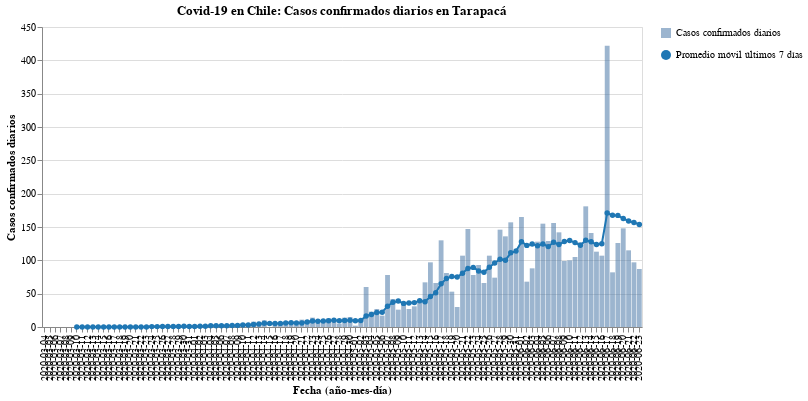

The notebook cell saved with this chart:
### Code cell
#hide_input
bars, line = my_cases_plot(region)
(bars + line).properties(
    title=f'Covid-19 en Chile: Casos confirmados diarios en {region}',
    width=600
)

### Figure 1 — Vega-Lite specification as saved in the notebook (floating-point values rounded to 4 significant figures)
{"config": {"view": {"continuousWidth": 400, "continuousHeight": 300}}, "layer": [{"mark": {"type": "bar", "opacity": 0.7}, "encoding": {"opacity": {"type": "nominal", "field": "Casos confirmados diarios", "legend": {"title": ""}}, "tooltip": [{"type": "nominal", "field": "Fecha"}, {"type": "quantitative", "field": "Casos confirmados"}], "x": {"type": "nominal", "axis": {"title": "Fecha (año-mes-día)"}, "field": "Fecha"}, "y": {"type": "quantitative", "axis": {"title": "Casos confirmados diarios"}, "field": "Casos confirmados"}}}, {"mark": {"type": "line", "color": "#1f77b4", "point": {"filled": true, "fill": "#1f77b4"}}, "encoding": {"shape": {"type": "nominal", "field": "Promedio móvil últimos 7 días", "legend": {"title": ""}}, "x": {"type": "nominal", "axis": {"title": "Fecha (año-mes-día)"}, "field": "Fecha"}, "y": {"type": "quantitative", "field": "Rolling"}}}], "data": {"name": "data-9f5b5796337f89098e3ea2ae93e2e34a"}, "title": "Covid-19 en Chile: Casos confirmados diarios en Tarapacá", "width": 600, "$schema": "https://vega.github.io/schema/vega-lite/v4.8.1.json", "datasets": {"data-9f5b5796337f89098e3ea2ae93e2e34a": [{"Fecha": "2020-03-04", "Casos confirmados": 0, "Rolling": null, "Casos confirmados diarios": "Casos confirmados diarios", "Promedio móvil últimos 7 días": "Promedio móvil últimos 7 días"}, {"Fecha": "2020-03-05", "Casos confirmados": 0, "Rolling": null, "Casos confirmados diarios": "Casos confirmados diarios", "Promedio móvil últimos 7 días": "Promedio móvil últimos 7 días"}, {"Fecha": "2020-03-06", "Casos confirmados": 0, "Rolling": null, "Casos confirmados diarios": "Casos confirmados diarios", "Promedio móvil últimos 7 días": "Promedio móvil últimos 7 días"}, {"Fecha": "2020-03-07", "Casos confirmados": 0, "Rolling": null, "Casos confirmados diarios": "Casos confirmados diarios", "Promedio móvil últimos 7 días": "Promedio móvil últimos 7 días"}, {"Fecha": "2020-03-08", "Casos confirmados": 0, "Rolling": null, "Casos confirmados diarios": "Casos confirmados diarios", "Promedio móvil últimos 7 días": "Promedio móvil últimos 7 días"}, {"Fecha": "2020-03-09", "Casos confirmados": 0, "Rolling": null, "Casos confirmados diarios": "Casos confirmados diarios", "Promedio móvil últimos 7 días": "Promedio móvil últimos 7 días"}, {"Fecha": "2020-03-10", "Casos confirmados": 0, "Rolling": 0.0, "Casos confirmados diarios": "Casos confirmados diarios", "Promedio móvil últimos 7 días": "Promedio móvil últimos 7 días"}, {"Fecha": "2020-03-11", "Casos confirmados": 0, "Rolling": 0.0, "Casos confirmados diarios": "Casos confirmados diarios", "Promedio móvil últimos 7 días": "Promedio móvil últimos 7 días"}, {"Fecha": "2020-03-12", "Casos confirmados": 0, "Rolling": 0.0, "Casos confirmados diarios": "Casos confirmados diarios", "Promedio móvil últimos 7 días": "Promedio móvil últimos 7 días"}, {"Fecha": "2020-03-13", "Casos confirmados": 0, "Rolling": 0.0, "Casos confirmados diarios": "Casos confirmados diarios", "Promedio móvil últimos 7 días": "Promedio móvil últimos 7 días"}, {"Fecha": "2020-03-14", "Casos confirmados": 0, "Rolling": 0.0, "Casos confirmados diarios": "Casos confirmados diarios", "Promedio móvil últimos 7 días": "Promedio móvil últimos 7 días"}, {"Fecha": "2020-03-15", "Casos confirmados": 0, "Rolling": 0.0, "Casos confirmados diarios": "Casos confirmados diarios", "Promedio móvil últimos 7 días": "Promedio móvil últimos 7 días"}, {"Fecha": "2020-03-16", "Casos confirmados": 0, "Rolling": 0.0, "Casos confirmados diarios": "Casos confirmados diarios", "Promedio móvil últimos 7 días": "Promedio móvil últimos 7 días"}, {"Fecha": "2020-03-17", "Casos confirmados": 0, "Rolling": 0.0, "Casos confirmados diarios": "Casos confirmados diarios", "Promedio móvil últimos 7 días": "Promedio móvil últimos 7 días"}, {"Fecha": "2020-03-18", "Casos confirmados": 0, "Rolling": 0.0, "Casos confirmados diarios": "Casos confirmados diarios", "Promedio móvil últimos 7 días": "Promedio móvil últimos 7 días"}, {"Fecha": "2020-03-19", "Casos confirmados": 0, "Rolling": 0.0, "Casos confirmados diarios": "Casos confirmados diarios", "Promedio móvil últimos 7 días": "Promedio móvil últimos 7 días"}, {"Fecha": "2020-03-20", "Casos confirmados": 0, "Rolling": 0.0, "Casos confirmados diarios": "Casos confirmados diarios", "Promedio móvil últimos 7 días": "Promedio móvil últimos 7 días"}, {"Fecha": "2020-03-21", "Casos confirmados": 0, "Rolling": 0.0, "Casos confirmados diarios": "Casos confirmados diarios", "Promedio móvil últimos 7 días": "Promedio móvil últimos 7 días"}, {"Fecha": "2020-03-22", "Casos confirmados": 0, "Rolling": 0.0, "Casos confirmados diarios": "Casos confirmados diarios", "Promedio móvil últimos 7 días": "Promedio móvil últimos 7 días"}, {"Fecha": "2020-03-23", "Casos confirmados": 1, "Rolling": 0.1429, "Casos confirmados diarios": "Casos confirmados diarios", "Promedio móvil últimos 7 días": "Promedio móvil últimos 7 días"}, {"Fecha": "2020-03-24", "Casos confirmados": 3, "Rolling": 0.5714, "Casos confirmados diarios": "Casos confirmados diarios", "Promedio móvil últimos 7 días": "Promedio móvil últimos 7 días"}, {"Fecha": "2020-03-25", "Casos confirmados": 0, "Rolling": 0.5714, "Casos confirmados diarios": "Casos confirmados diarios", "Promedio móvil últimos 7 días": "Promedio móvil últimos 7 días"}, {"Fecha": "2020-03-26", "Casos confirmados": 1, "Rolling": 0.7143, "Casos confirmados diarios": "Casos confirmados diarios", "Promedio móvil últimos 7 días": "Promedio móvil últimos 7 días"}, {"Fecha": "2020-03-27", "Casos confirmados": 0, "Rolling": 0.7143, "Casos confirmados diarios": "Casos confirmados diarios", "Promedio móvil últimos 7 días": "Promedio móvil últimos 7 días"}, {"Fecha": "2020-03-28", "Casos confirmados": 0, "Rolling": 0.7143, "Casos confirmados diarios": "Casos confirmados diarios", "Promedio móvil últimos 7 días": "Promedio móvil últimos 7 días"}, {"Fecha": "2020-03-29", "Casos confirmados": 1, "Rolling": 0.8571, "Casos confirmados diarios": "Casos confirmados diarios", "Promedio móvil últimos 7 días": "Promedio móvil últimos 7 días"}, {"Fecha": "2020-03-30", "Casos confirmados": 2, "Rolling": 1.0, "Casos confirmados diarios": "Casos confirmados diarios", "Promedio móvil últimos 7 días": "Promedio móvil últimos 7 días"}, {"Fecha": "2020-03-31", "Casos confirmados": 2, "Rolling": 0.8571, "Casos confirmados diarios": "Casos confirmados diarios", "Promedio móvil últimos 7 días": "Promedio móvil últimos 7 días"}, {"Fecha": "2020-04-01", "Casos confirmados": 0, "Rolling": 0.8571, "Casos confirmados diarios": "Casos confirmados diarios", "Promedio móvil últimos 7 días": "Promedio móvil últimos 7 días"}, {"Fecha": "2020-04-02", "Casos confirmados": 2, "Rolling": 1.0, "Casos confirmados diarios": "Casos confirmados diarios", "Promedio móvil últimos 7 días": "Promedio móvil últimos 7 días"}, {"Fecha": "2020-04-03", "Casos confirmados": 1, "Rolling": 1.143, "Casos confirmados diarios": "Casos confirmados diarios", "Promedio móvil últimos 7 días": "Promedio móvil últimos 7 días"}, {"Fecha": "2020-04-04", "Casos confirmados": 4, "Rolling": 1.714, "Casos confirmados diarios": "Casos confirmados diarios", "Promedio móvil últimos 7 días": "Promedio móvil últimos 7 días"}, {"Fecha": "2020-04-05", "Casos confirmados": 3, "Rolling": 2.0, "Casos confirmados diarios": "Casos confirmados diarios", "Promedio móvil últimos 7 días": "Promedio móvil últimos 7 días"}, {"Fecha": "2020-04-06", "Casos confirmados": 1, "Rolling": 1.857, "Casos confirmados diarios": "Casos confirmados diarios", "Promedio móvil últimos 7 días": "Promedio móvil últimos 7 días"}, {"Fecha": "2020-04-07", "Casos confirmados": 2, "Rolling": 1.857, "Casos confirmados diarios": "Casos confirmados diarios", "Promedio móvil últimos 7 días": "Promedio móvil últimos 7 días"}, {"Fecha": "2020-04-08", "Casos confirmados": 3, "Rolling": 2.286, "Casos confirmados diarios": "Casos confirmados diarios", "Promedio móvil últimos 7 días": "Promedio móvil últimos 7 días"}, {"Fecha": "2020-04-09", "Casos confirmados": 3, "Rolling": 2.429, "Casos confirmados diarios": "Casos confirmados diarios", "Promedio móvil últimos 7 días": "Promedio móvil últimos 7 días"}, {"Fecha": "2020-04-10", "Casos confirmados": 6, "Rolling": 3.143, "Casos confirmados diarios": "Casos confirmados diarios", "Promedio móvil últimos 7 días": "Promedio móvil últimos 7 días"}, {"Fecha": "2020-04-11", "Casos confirmados": 3, "Rolling": 3.0, "Casos confirmados diarios": "Casos confirmados diarios", "Promedio móvil últimos 7 días": "Promedio móvil últimos 7 días"}, {"Fecha": "2020-04-12", "Casos confirmados": 8, "Rolling": 3.714, "Casos confirmados diarios": "Casos confirmados diarios", "Promedio móvil últimos 7 días": "Promedio móvil últimos 7 días"}, {"Fecha": "2020-04-13", "Casos confirmados": 6, "Rolling": 4.429, "Casos confirmados diarios": "Casos confirmados diarios", "Promedio móvil últimos 7 días": "Promedio móvil últimos 7 días"}, {"Fecha": "2020-04-14", "Casos confirmados": 10, "Rolling": 5.571, "Casos confirmados diarios": "Casos confirmados diarios", "Promedio móvil últimos 7 días": "Promedio móvil últimos 7 días"}, {"Fecha": "2020-04-15", "Casos confirmados": 0, "Rolling": 5.143, "Casos confirmados diarios": "Casos confirmados diarios", "Promedio móvil últimos 7 días": "Promedio móvil últimos 7 días"}, {"Fecha": "2020-04-16", "Casos confirmados": 4, "Rolling": 5.286, "Casos confirmados diarios": "Casos confirmados diarios", "Promedio móvil últimos 7 días": "Promedio móvil últimos 7 días"}, {"Fecha": "2020-04-17", "Casos confirmados": 7, "Rolling": 5.429, "Casos confirmados diarios": "Casos confirmados diarios", "Promedio móvil últimos 7 días": "Promedio móvil últimos 7 días"}, {"Fecha": "2020-04-18", "Casos confirmados": 8, "Rolling": 6.143, "Casos confirmados diarios": "Casos confirmados diarios", "Promedio móvil últimos 7 días": "Promedio móvil últimos 7 días"}, {"Fecha": "2020-04-19", "Casos confirmados": 9, "Rolling": 6.286, "Casos confirmados diarios": "Casos confirmados diarios", "Promedio móvil últimos 7 días": "Promedio móvil últimos 7 días"}, {"Fecha": "2020-04-20", "Casos confirmados": 3, "Rolling": 5.857, "Casos confirmados diarios": "Casos confirmados diarios", "Promedio móvil últimos 7 días": "Promedio móvil últimos 7 días"}, {"Fecha": "2020-04-21", "Casos confirmados": 11, "Rolling": 6.0, "Casos confirmados diarios": "Casos confirmados diarios", "Promedio móvil últimos 7 días": "Promedio móvil últimos 7 días"}, {"Fecha": "2020-04-22", "Casos confirmados": 10, "Rolling": 7.429, "Casos confirmados diarios": "Casos confirmados diarios", "Promedio móvil últimos 7 días": "Promedio móvil últimos 7 días"}, {"Fecha": "2020-04-23", "Casos confirmados": 14, "Rolling": 8.857, "Casos confirmados diarios": "Casos confirmados diarios", "Promedio móvil últimos 7 días": "Promedio móvil últimos 7 días"}, {"Fecha": "2020-04-24", "Casos confirmados": 6, "Rolling": 8.714, "Casos confirmados diarios": "Casos confirmados diarios", "Promedio móvil últimos 7 días": "Promedio móvil últimos 7 días"}, {"Fecha": "2020-04-25", "Casos confirmados": 9, "Rolling": 8.857, "Casos confirmados diarios": "Casos confirmados diarios", "Promedio móvil últimos 7 días": "Promedio móvil últimos 7 días"}, {"Fecha": "2020-04-26", "Casos confirmados": 13, "Rolling": 9.429, "Casos confirmados diarios": "Casos confirmados diarios", "Promedio móvil últimos 7 días": "Promedio móvil últimos 7 días"}, {"Fecha": "2020-04-27", "Casos confirmados": 8, "Rolling": 10.14, "Casos confirmados diarios": "Casos confirmados diarios", "Promedio móvil últimos 7 días": "Promedio móvil últimos 7 días"}, {"Fecha": "2020-04-28", "Casos confirmados": 5, "Rolling": 9.286, "Casos confirmados diarios": "Casos confirmados diarios", "Promedio móvil últimos 7 días": "Promedio móvil últimos 7 días"}, {"Fecha": "2020-04-29", "Casos confirmados": 14, "Rolling": 9.857, "Casos confirmados diarios": "Casos confirmados diarios", "Promedio móvil últimos 7 días": "Promedio móvil últimos 7 días"}, {"Fecha": "2020-04-30", "Casos confirmados": 15, "Rolling": 10.0, "Casos confirmados diarios": "Casos confirmados diarios", "Promedio móvil últimos 7 días": "Promedio móvil últimos 7 días"}, {"Fecha": "2020-05-01", "Casos confirmados": 2, "Rolling": 9.429, "Casos confirmados diarios": "Casos confirmados diarios", "Promedio móvil últimos 7 días": "Promedio móvil últimos 7 días"}, {"Fecha": "2020-05-02", "Casos confirmados": 12, "Rolling": 9.857, "Casos confirmados diarios": "Casos confirmados diarios", "Promedio móvil últimos 7 días": "Promedio móvil últimos 7 días"}, {"Fecha": "2020-05-03", "Casos confirmados": 60, "Rolling": 16.57, "Casos confirmados diarios": "Casos confirmados diarios", "Promedio móvil últimos 7 días": "Promedio móvil últimos 7 días"}, {"Fecha": "2020-05-04", "Casos confirmados": 23, "Rolling": 18.71, "Casos confirmados diarios": "Casos confirmados diarios", "Promedio móvil últimos 7 días": "Promedio móvil últimos 7 días"}, {"Fecha": "2020-05-05", "Casos confirmados": 27, "Rolling": 21.86, "Casos confirmados diarios": "Casos confirmados diarios", "Promedio móvil últimos 7 días": "Promedio móvil últimos 7 días"}, {"Fecha": "2020-05-06", "Casos confirmados": 17, "Rolling": 22.29, "Casos confirmados diarios": "Casos confirmados diarios", "Promedio móvil últimos 7 días": "Promedio móvil últimos 7 días"}, {"Fecha": "2020-05-07", "Casos confirmados": 78, "Rolling": 31.29, "Casos confirmados diarios": "Casos confirmados diarios", "Promedio móvil últimos 7 días": "Promedio móvil últimos 7 días"}, {"Fecha": "2020-05-08", "Casos confirmados": 42, "Rolling": 37.0, "Casos confirmados diarios": "Casos confirmados diarios", "Promedio móvil últimos 7 días": "Promedio móvil últimos 7 días"}, {"Fecha": "2020-05-09", "Casos confirmados": 26, "Rolling": 39.0, "Casos confirmados diarios": "Casos confirmados diarios", "Promedio móvil últimos 7 días": "Promedio móvil últimos 7 días"}, {"Fecha": "2020-05-10", "Casos confirmados": 35, "Rolling": 35.43, "Casos confirmados diarios": "Casos confirmados diarios", "Promedio móvil últimos 7 días": "Promedio móvil últimos 7 días"}, {"Fecha": "2020-05-11", "Casos confirmados": 27, "Rolling": 36.0, "Casos confirmados diarios": "Casos confirmados diarios", "Promedio móvil últimos 7 días": "Promedio móvil últimos 7 días"}, {"Fecha": "2020-05-12", "Casos confirmados": 31, "Rolling": 36.57, "Casos confirmados diarios": "Casos confirmados diarios", "Promedio móvil últimos 7 días": "Promedio móvil últimos 7 días"}, {"Fecha": "2020-05-13", "Casos confirmados": 37, "Rolling": 39.43, "Casos confirmados diarios": "Casos confirmados diarios", "Promedio móvil últimos 7 días": "Promedio móvil últimos 7 días"}, {"Fecha": "2020-05-14", "Casos confirmados": 67, "Rolling": 37.86, "Casos confirmados diarios": "Casos confirmados diarios", "Promedio móvil últimos 7 días": "Promedio móvil últimos 7 días"}, {"Fecha": "2020-05-15", "Casos confirmados": 97, "Rolling": 45.71, "Casos confirmados diarios": "Casos confirmados diarios", "Promedio móvil últimos 7 días": "Promedio móvil últimos 7 días"}, {"Fecha": "2020-05-16", "Casos confirmados": 66, "Rolling": 51.43, "Casos confirmados diarios": "Casos confirmados diarios", "Promedio móvil últimos 7 días": "Promedio móvil últimos 7 días"}, {"Fecha": "2020-05-17", "Casos confirmados": 130, "Rolling": 65.0, "Casos confirmados diarios": "Casos confirmados diarios", "Promedio móvil últimos 7 días": "Promedio móvil últimos 7 días"}, {"Fecha": "2020-05-18", "Casos confirmados": 81, "Rolling": 72.71, "Casos confirmados diarios": "Casos confirmados diarios", "Promedio móvil últimos 7 días": "Promedio móvil últimos 7 días"}, {"Fecha": "2020-05-19", "Casos confirmados": 53, "Rolling": 75.86, "Casos confirmados diarios": "Casos confirmados diarios", "Promedio móvil últimos 7 días": "Promedio móvil últimos 7 días"}, {"Fecha": "2020-05-20", "Casos confirmados": 30, "Rolling": 74.86, "Casos confirmados diarios": "Casos confirmados diarios", "Promedio móvil últimos 7 días": "Promedio móvil últimos 7 días"}, {"Fecha": "2020-05-21", "Casos confirmados": 107, "Rolling": 80.57, "Casos confirmados diarios": "Casos confirmados diarios", "Promedio móvil últimos 7 días": "Promedio móvil últimos 7 días"}, {"Fecha": "2020-05-22", "Casos confirmados": 147, "Rolling": 87.71, "Casos confirmados diarios": "Casos confirmados diarios", "Promedio móvil últimos 7 días": "Promedio móvil últimos 7 días"}, {"Fecha": "2020-05-23", "Casos confirmados": 78, "Rolling": 89.43, "Casos confirmados diarios": "Casos confirmados diarios", "Promedio móvil últimos 7 días": "Promedio móvil últimos 7 días"}, {"Fecha": "2020-05-24", "Casos confirmados": 93, "Rolling": 84.14, "Casos confirmados diarios": "Casos confirmados diarios", "Promedio móvil últimos 7 días": "Promedio móvil últimos 7 días"}, {"Fecha": "2020-05-25", "Casos confirmados": 66, "Rolling": 82.0, "Casos confirmados diarios": "Casos confirmados diarios", "Promedio móvil últimos 7 días": "Promedio móvil últimos 7 días"}, {"Fecha": "2020-05-26", "Casos confirmados": 107, "Rolling": 89.71, "Casos confirmados diarios": "Casos confirmados diarios", "Promedio móvil últimos 7 días": "Promedio móvil últimos 7 días"}, {"Fecha": "2020-05-27", "Casos confirmados": 74, "Rolling": 96.0, "Casos confirmados diarios": "Casos confirmados diarios", "Promedio móvil últimos 7 días": "Promedio móvil últimos 7 días"}, {"Fecha": "2020-05-28", "Casos confirmados": 146, "Rolling": 101.6, "Casos confirmados diarios": "Casos confirmados diarios", "Promedio móvil últimos 7 días": "Promedio móvil últimos 7 días"}, {"Fecha": "2020-05-29", "Casos confirmados": 136, "Rolling": 100.0, "Casos confirmados diarios": "Casos confirmados diarios", "Promedio móvil últimos 7 días": "Promedio móvil últimos 7 días"}, {"Fecha": "2020-05-30", "Casos confirmados": 157, "Rolling": 111.3, "Casos confirmados diarios": "Casos confirmados diarios", "Promedio móvil últimos 7 días": "Promedio móvil últimos 7 días"}, {"Fecha": "2020-05-31", "Casos confirmados": 111, "Rolling": 113.9, "Casos confirmados diarios": "Casos confirmados diarios", "Promedio móvil últimos 7 días": "Promedio móvil últimos 7 días"}, {"Fecha": "2020-06-01", "Casos confirmados": 165, "Rolling": 128.0, "Casos confirmados diarios": "Casos confirmados diarios", "Promedio móvil últimos 7 días": "Promedio móvil últimos 7 días"}, {"Fecha": "2020-06-02", "Casos confirmados": 68, "Rolling": 122.4, "Casos confirmados diarios": "Casos confirmados diarios", "Promedio móvil últimos 7 días": "Promedio móvil últimos 7 días"}, {"Fecha": "2020-06-03", "Casos confirmados": 88, "Rolling": 124.4, "Casos confirmados diarios": "Casos confirmados diarios", "Promedio móvil últimos 7 días": "Promedio móvil últimos 7 días"}, {"Fecha": "2020-06-04", "Casos confirmados": 128, "Rolling": 121.9, "Casos confirmados diarios": "Casos confirmados diarios", "Promedio móvil últimos 7 días": "Promedio móvil últimos 7 días"}, {"Fecha": "2020-06-05", "Casos confirmados": 155, "Rolling": 124.6, "Casos confirmados diarios": "Casos confirmados diarios", "Promedio móvil últimos 7 días": "Promedio móvil últimos 7 días"}, {"Fecha": "2020-06-06", "Casos confirmados": 129, "Rolling": 120.6, "Casos confirmados diarios": "Casos confirmados diarios", "Promedio móvil últimos 7 días": "Promedio móvil últimos 7 días"}, {"Fecha": "2020-06-07", "Casos confirmados": 156, "Rolling": 127.0, "Casos confirmados diarios": "Casos confirmados diarios", "Promedio móvil últimos 7 días": "Promedio móvil últimos 7 días"}, {"Fecha": "2020-06-08", "Casos confirmados": 142, "Rolling": 123.7, "Casos confirmados diarios": "Casos confirmados diarios", "Promedio móvil últimos 7 días": "Promedio móvil últimos 7 días"}, {"Fecha": "2020-06-09", "Casos confirmados": 99, "Rolling": 128.1, "Casos confirmados diarios": "Casos confirmados diarios", "Promedio móvil últimos 7 días": "Promedio móvil últimos 7 días"}, {"Fecha": "2020-06-10", "Casos confirmados": 100, "Rolling": 129.9, "Casos confirmados diarios": "Casos confirmados diarios", "Promedio móvil últimos 7 días": "Promedio móvil últimos 7 días"}, {"Fecha": "2020-06-11", "Casos confirmados": 105, "Rolling": 126.6, "Casos confirmados diarios": "Casos confirmados diarios", "Promedio móvil últimos 7 días": "Promedio móvil últimos 7 días"}, {"Fecha": "2020-06-12", "Casos confirmados": 127, "Rolling": 122.6, "Casos confirmados diarios": "Casos confirmados diarios", "Promedio móvil últimos 7 días": "Promedio móvil últimos 7 días"}, {"Fecha": "2020-06-13", "Casos confirmados": 181, "Rolling": 130.0, "Casos confirmados diarios": "Casos confirmados diarios", "Promedio móvil últimos 7 días": "Promedio móvil últimos 7 días"}, {"Fecha": "2020-06-14", "Casos confirmados": 141, "Rolling": 127.9, "Casos confirmados diarios": "Casos confirmados diarios", "Promedio móvil últimos 7 días": "Promedio móvil últimos 7 días"}, {"Fecha": "2020-06-15", "Casos confirmados": 113, "Rolling": 123.7, "Casos confirmados diarios": "Casos confirmados diarios", "Promedio móvil últimos 7 días": "Promedio móvil últimos 7 días"}, {"Fecha": "2020-06-16", "Casos confirmados": 107, "Rolling": 124.9, "Casos confirmados diarios": "Casos confirmados diarios", "Promedio móvil últimos 7 días": "Promedio móvil últimos 7 días"}, {"Fecha": "2020-06-17", "Casos confirmados": 422, "Rolling": 170.9, "Casos confirmados diarios": "Casos confirmados diarios", "Promedio móvil últimos 7 días": "Promedio móvil últimos 7 días"}, {"Fecha": "2020-06-18", "Casos confirmados": 82, "Rolling": 167.6, "Casos confirmados diarios": "Casos confirmados diarios", "Promedio móvil últimos 7 días": "Promedio móvil últimos 7 días"}, {"Fecha": "2020-06-19", "Casos confirmados": 126, "Rolling": 167.4, "Casos confirmados diarios": "Casos confirmados diarios", "Promedio móvil últimos 7 días": "Promedio móvil últimos 7 días"}, {"Fecha": "2020-06-20", "Casos confirmados": 148, "Rolling": 162.7, "Casos confirmados diarios": "Casos confirmados diarios", "Promedio móvil últimos 7 días": "Promedio móvil últimos 7 días"}, {"Fecha": "2020-06-21", "Casos confirmados": 115, "Rolling": 159.0, "Casos confirmados diarios": "Casos confirmados diarios", "Promedio móvil últimos 7 días": "Promedio móvil últimos 7 días"}, {"Fecha": "2020-06-22", "Casos confirmados": 97, "Rolling": 156.7, "Casos confirmados diarios": "Casos confirmados diarios", "Promedio móvil últimos 7 días": "Promedio móvil últimos 7 días"}, {"Fecha": "2020-06-23", "Casos confirmados": 87, "Rolling": 153.9, "Casos confirmados diarios": "Casos confirmados diarios", "Promedio móvil últimos 7 días": "Promedio móvil últimos 7 días"}]}}
